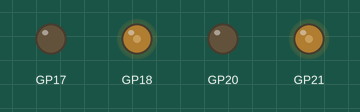
A program run on a simulated Raspberry Pi Pico running MicroPython. Shown: output pins drawn as LEDs (lit = HIGH).

Above: at 0.1 s.
At 7.1 s:
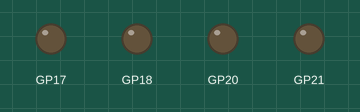
Timing chart, 0 to 8.6 s (numbered marks = the images above):
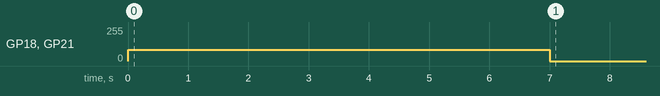

Measured:
- by itself, GP18, GP21: 0/255 → 83/255 at 0.00 s, → 0/255 7.0 s later

The program:

main.py
```python
from motorControlTest import *

# Encoders match your working file :contentReference[oaicite:3]{index=3}
LEFT_ENC_CLK  = 19
LEFT_ENC_DATA = 22
RIGHT_ENC_CLK  = 15
RIGHT_ENC_DATA = 16

# Motor PWM pins:
# Your file shows one motor on pins 20/21 :contentReference[oaicite:4]{index=4}
LEFT_IN1_PIN = 20
LEFT_IN2_PIN = 21

# TODO: set these to your actual motor-2 driver pins
RIGHT_IN1_PIN = 18
RIGHT_IN2_PIN = 17

def make_robot():
    encL = PIOEncoder(sm_id=0, clk_pin=LEFT_ENC_CLK, data_pin=LEFT_ENC_DATA)
    encR = PIOEncoder(sm_id=1, clk_pin=RIGHT_ENC_CLK, data_pin=RIGHT_ENC_DATA)

    mL = Motor(LEFT_IN1_PIN, LEFT_IN2_PIN, pwm_freq=2000, invert=False)
    mR = Motor(RIGHT_IN1_PIN, RIGHT_IN2_PIN, pwm_freq=2000, invert=False)

    bot = DiffDrive(
        left_motor=mL, right_motor=mR,
        left_enc=encL, right_enc=encR,
        wheel_diam_cm=4.5,
        wheelbase_cm=9.6,
#         ticks_per_wheel_rev=830,
    )
    return bot

# Example usage:
# bot = make_robot()
# bot.move_forward_18cm()
# bot.rotate_left_90deg()
# bot.rotate_right_90deg()
# bot.rotate_180deg()

if __name__ == "__main__":
    bot = make_robot()
#     bot.move_forward_18cm()
#     bot.move_forward_cm(18)
    bot.rotate_left_deg(90.3)

#     bot.rotate_left_90deg()
#     bot.estimate_ticks_per_rev()


    
```

motorControlTest.py
```python
# MicroPython (RP2040 / Pico)
# - PIO-based quadrature-ish counter from your working example
# - Differential-drive PID for distance + heading (encoder difference)
#
# Update motor PWM pins to match your hardware!

from rp2 import StateMachine, asm_pio
from machine import Pin, PWM
import utime
import math
import struct

# ----------------------------
# PIO encoder (from your file)
# ----------------------------
@asm_pio(autopush=True, push_thresh=32)
def encoder():
    label("start")
    wait(0, pin, 0)         # Wait for CLK to go low
    jmp(pin, "WAIT_HIGH")   # if Data is low
    mov(x, invert(x))       # Increment X (using invert trick)
    jmp(x_dec, "nop1")
    label("nop1")
    mov(x, invert(x))
    label("WAIT_HIGH")      # else
    jmp(x_dec, "nop2")      # Decrement X
    label("nop2")

    wait(1, pin, 0)         # Wait for CLK to go high
    jmp(pin, "WAIT_LOW")    # if Data is low
    jmp(x_dec, "nop3")      # Decrement X
    label("nop3")

    label("WAIT_LOW")       # else
    mov(x, invert(x))       # Increment X
    jmp(x_dec, "nop4")
    label("nop4")
    mov(x, invert(x))
    wrap()

def u32_to_i32(v):
    # StateMachine.get() returns unsigned; convert to signed 32-bit
    return struct.unpack("!i", struct.pack("!I", v & 0xFFFFFFFF))[0]

class PIOEncoder:
    def __init__(self, sm_id, clk_pin, data_pin):
        # Your example:
        # in_base = Pin(data_pin)
        # jmp_pin = Pin(clk_pin)
        self.sm = StateMachine(
            sm_id,
            encoder,
            freq=125_000_000,
            in_base=Pin(data_pin, Pin.IN, Pin.PULL_UP),
            jmp_pin=Pin(clk_pin, Pin.IN, Pin.PULL_UP),
        )
        self.sm.active(1)
        self._last = self.read()

    def read(self):
        # Grab current X register value (as in your example)
        self.sm.exec("in_(x, 32)")
        return u32_to_i32(self.sm.get())

    def delta(self):
        cur = self.read()
        d = cur - self._last
        self._last = cur
        return d

# ----------------------------
# Motor driver (2 PWM pins)
# ----------------------------
class Motor:
    def __init__(self, in1_pin, in2_pin, pwm_freq=2000, invert=False):
        self.in1 = PWM(Pin(in1_pin), freq=pwm_freq)
        self.in2 = PWM(Pin(in2_pin), freq=pwm_freq)
        self.invert = invert
        self.set(0)

    def set(self, power):
        """
        power: -1.0 .. +1.0
        """
        if self.invert:
            power = -power

        power = max(-1.0, min(1.0, power))

        if power >= 0:
            duty = int(power * 65535)
            self.in1.duty_u16(duty)
            self.in2.duty_u16(0)
        else:
            duty = int((-power) * 65535)
            self.in1.duty_u16(0)
            self.in2.duty_u16(duty)

    def stop(self):
        self.in1.duty_u16(0)
        self.in2.duty_u16(0)

# ----------------------------
# PID controller
# ----------------------------
class PID:
    def __init__(self, kp, ki, kd, out_min=-1.0, out_max=1.0, i_limit=1.0):
        self.kp = kp
        self.ki = ki
        self.kd = kd
        self.out_min = out_min
        self.out_max = out_max
        self.i_limit = abs(i_limit)
        self.i = 0.0
        self.prev_err = 0.0
        self.prev_t = utime.ticks_ms()

    def reset(self):
        self.i = 0.0
        self.prev_err = 0.0
        self.prev_t = utime.ticks_ms()

    def update(self, err, dt):
        # Integrator with clamp (anti-windup)
        self.i += err * dt
        if self.i > self.i_limit:
            self.i = self.i_limit
        elif self.i < -self.i_limit:
            self.i = -self.i_limit

        d = (err - self.prev_err) / dt if dt > 0 else 0.0
        self.prev_err = err

        out = self.kp * err + self.ki * self.i + self.kd * d
        if out > self.out_max:
            out = self.out_max
        elif out < self.out_min:
            out = self.out_min
        return out

# ----------------------------
# Differential drive controller
# ----------------------------
class DiffDrive:
    def __init__(self, left_motor, right_motor, left_enc, right_enc,
                 wheel_diam_cm=4.5, wheelbase_cm=9.6,
                 ticks_per_wheel_rev=1075):

        self.L = left_motor
        self.R = right_motor
        self.eL = left_enc
        self.eR = right_enc

        self.wheel_diam_cm = wheel_diam_cm
        self.wheelbase_cm = wheelbase_cm
        self.ticks_per_wheel_rev = ticks_per_wheel_rev

        self.wheel_circ_cm = math.pi * wheel_diam_cm
        self.ticks_per_cm = ticks_per_wheel_rev / self.wheel_circ_cm

        # PID gains (STARTING POINTS — you will tune)
        # Distance PID drives average encoder to target.
        self.pid_dist = PID(kp=0.0048, ki=0.0000, kd=0.000045, out_min=-0.3, out_max=0.3, i_limit=0.5)
        # Heading PID drives difference encoder to 0 (straight) or to target (turn).
        self.pid_head = PID(kp=0.00285, ki=0.0000, kd=0.000030, out_min=-0.2, out_max=0.2, i_limit=0.5)

        # Motion loop params
        self.dt = 0.003  # 50 Hz
        self.min_power = 0.325  # helps overcome stiction; tune for your robot
        self.done_band_ticks = 7  # stop when within this many ticks
        self.max_time_s = 7.0  # safety timeout per command; adjust as needed

    def _apply_deadband(self, u):
        if u == 0:
            return 0
        if 0 < u < self.min_power:
            return self.min_power
        if -self.min_power < u < 0:
            return -self.min_power
        return u

    def reset_pids(self):
        self.pid_dist.reset()
        self.pid_head.reset()

    def stop(self):
        self.L.stop()
        self.R.stop()

    def cm_to_ticks(self, cm):
        return int(cm * self.ticks_per_cm)

    def deg_to_turn_ticks(self, deg):
        # In-place turn: each wheel travels arc length = (wheelbase/2) * theta
        theta = math.radians(deg)
        arc_cm = (self.wheelbase_cm / 2.0) * theta
        return self.cm_to_ticks(arc_cm)

    def _get_counts(self):
        # absolute counts
        cL = self.eL.read()
        cR = self.eR.read()
        return cL, cR

    def _run_to_targets(self, target_avg_ticks, target_diff_ticks):
        """
        target_avg_ticks: desired average wheel ticks (forward/back)
        target_diff_ticks: desired (left - right) tick difference (turn)
        """
        self.reset_pids()

        # Capture starting counts
        startL, startR = self._get_counts()

        t0 = utime.ticks_ms()

        while True:
            now = utime.ticks_ms()
            elapsed_s = utime.ticks_diff(now, t0) / 1000.0
            if elapsed_s > self.max_time_s:
                break

            # Current relative ticks from start
            curL, curR = self._get_counts()
            relL = curL - startL
            relR = curR - startR

            avg = (relL + relR) / 2.0
            diff = (relL - relR) * 1.0  # left - right

            err_avg = target_avg_ticks - avg
            err_diff = target_diff_ticks - diff

            # Stop condition: both errors small
            if abs(err_avg) < self.done_band_ticks and abs(err_diff) < self.done_band_ticks:
                break

            # PID outputs
            u_dist = self.pid_dist.update(err_avg, self.dt)
            u_head = self.pid_head.update(err_diff, self.dt)

            # Mix: distance + heading correction
            uL = u_dist + u_head
            uR = u_dist - u_head

            # Clamp and deadband
            uL = max(-1.0, min(1.0, uL))
            uR = max(-1.0, min(1.0, uR))
            uL = self._apply_deadband(uL)
            uR = self._apply_deadband(uR)

            self.L.set(uL)
            self.R.set(uR)

            utime.sleep(self.dt)

        self.stop()

    # ----------------------------
    # Public motion primitives
    # ----------------------------
    def move_forward_cm(self, cm):
        ticks = self.cm_to_ticks(cm)
        self._run_to_targets(target_avg_ticks=ticks, target_diff_ticks=0)

    def rotate_left_deg(self, deg):
        turn_ticks = self.deg_to_turn_ticks(deg)
        # For left rotation: left wheel backward, right wheel forward
        # That corresponds to positive (left - right) diff target?
        # If sign is reversed on your robot, flip the sign here.
        self._run_to_targets(target_avg_ticks=0, target_diff_ticks=-2 * turn_ticks)

    def rotate_right_deg(self, deg):
        turn_ticks = self.deg_to_turn_ticks(deg)
        self._run_to_targets(target_avg_ticks=0, target_diff_ticks=+2 * turn_ticks)

    # Convenience wrappers you asked for:
    def move_forward_18cm(self):
        self.move_forward_cm(18.0)

    def rotate_left_90deg(self):
        self.rotate_left_deg(90.0)

    def rotate_right_90deg(self):
        self.rotate_right_deg(90.0)

    def rotate_180deg(self):
        self.rotate_left_deg(180.0)

    # ----------------------------
    # Simple calibration helper
    # ----------------------------
    def estimate_ticks_per_rev(self, seconds=0.98, power=0.6):
        """
        Rough check: spin both wheels forward and measure encoder delta.
        Not perfect (wheel slip), but helps sanity-check the tick scale.
        """
        cL0, cR0 = self._get_counts()
        self.L.set(power)
        self.R.set(power)
        utime.sleep(seconds)
        self.stop()
        cL1, cR1 = self._get_counts()
        print("Encoder delta L:", cL1 - cL0, "R:", cR1 - cR0)
```
